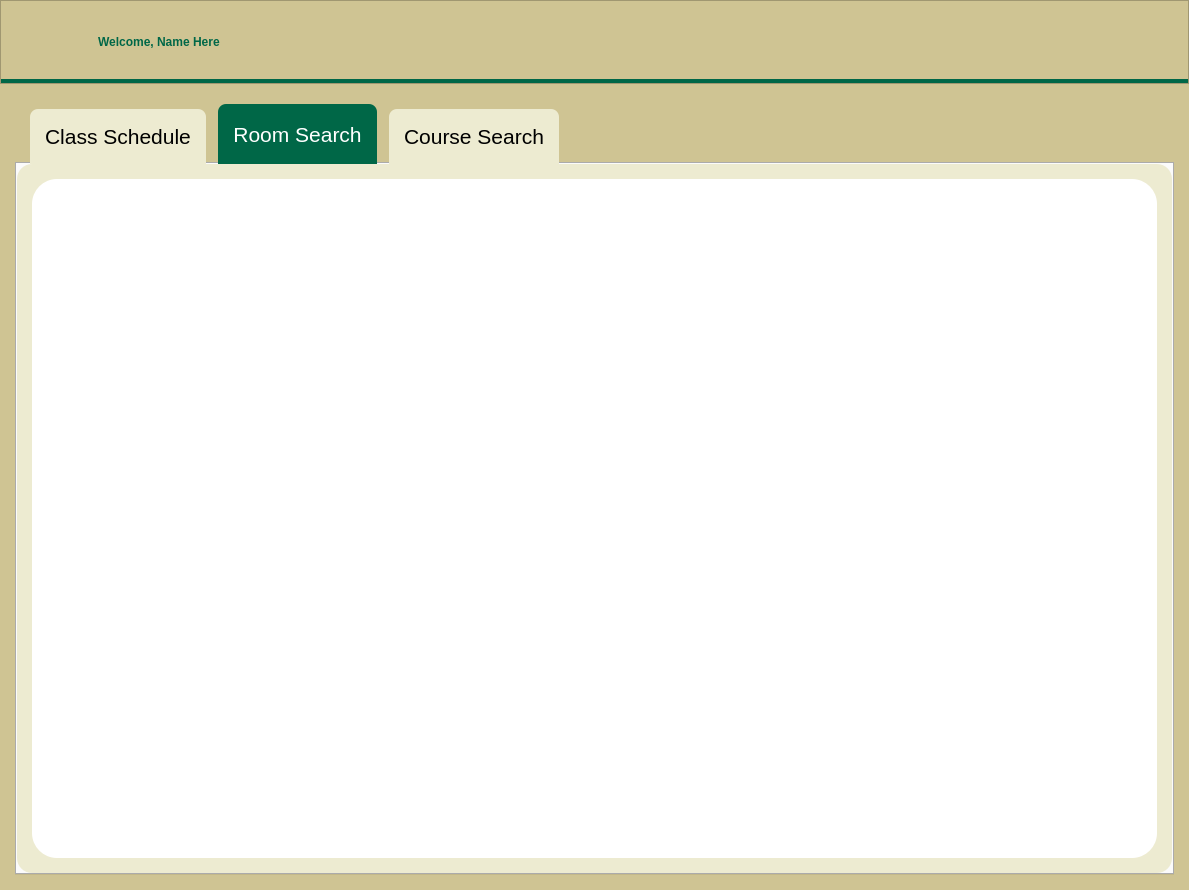
<?xml version="1.0" encoding="UTF-8"?>
<ui version="4.0">
 <class>ProfessorDisplay</class>
 <widget class="QWidget" name="ProfessorDisplay">
  <property name="geometry">
   <rect>
    <x>0</x>
    <y>0</y>
    <width>1189</width>
    <height>890</height>
   </rect>
  </property>
  <property name="windowTitle">
   <string>Form</string>
  </property>
  <layout class="QGridLayout" name="gridLayout_ProfDisplay">
   <property name="leftMargin">
    <number>0</number>
   </property>
   <property name="topMargin">
    <number>0</number>
   </property>
   <property name="rightMargin">
    <number>0</number>
   </property>
   <property name="bottomMargin">
    <number>0</number>
   </property>
   <property name="spacing">
    <number>0</number>
   </property>
   <item row="0" column="0">
    <widget class="QFrame" name="frame_Header">
     <property name="sizePolicy">
      <sizepolicy hsizetype="Preferred" vsizetype="Preferred">
       <horstretch>0</horstretch>
       <verstretch>0</verstretch>
      </sizepolicy>
     </property>
     <property name="minimumSize">
      <size>
       <width>0</width>
       <height>64</height>
      </size>
     </property>
     <property name="styleSheet">
      <string notr="true">QFrame#frame_Header {
	background-color: #CFC493;
	border-bottom: 5px Solid #006747;
}</string>
     </property>
     <property name="frameShape">
      <enum>QFrame::Shape::StyledPanel</enum>
     </property>
     <property name="frameShadow">
      <enum>QFrame::Shadow::Raised</enum>
     </property>
     <layout class="QHBoxLayout" name="horizontalLayout">
      <item>
       <widget class="QFrame" name="frame_Logo">
        <property name="sizePolicy">
         <sizepolicy hsizetype="Preferred" vsizetype="Preferred">
          <horstretch>0</horstretch>
          <verstretch>0</verstretch>
         </sizepolicy>
        </property>
        <property name="minimumSize">
         <size>
          <width>64</width>
          <height>64</height>
         </size>
        </property>
        <property name="maximumSize">
         <size>
          <width>64</width>
          <height>64</height>
         </size>
        </property>
        <property name="styleSheet">
         <string notr="true">QFrame#frame_Logo {
	image: url(:/assets/usflogo.svg);
}</string>
        </property>
        <property name="frameShape">
         <enum>QFrame::Shape::NoFrame</enum>
        </property>
        <property name="frameShadow">
         <enum>QFrame::Shadow::Plain</enum>
        </property>
        <property name="lineWidth">
         <number>0</number>
        </property>
       </widget>
      </item>
      <item>
       <widget class="QLabel" name="label_WelcomeHeader">
        <property name="styleSheet">
         <string notr="true">QLabel#label_WelcomeHeader {
	margin-left: 15px;
	font: 28pt 'Inter-VariableFont_opsz,wght';
	color: #006747;
	font-weight: bold;
}</string>
        </property>
        <property name="text">
         <string>Welcome, Name Here</string>
        </property>
       </widget>
      </item>
      <item>
       <spacer name="horizontalSpacer">
        <property name="orientation">
         <enum>Qt::Orientation::Horizontal</enum>
        </property>
        <property name="sizeHint" stdset="0">
         <size>
          <width>40</width>
          <height>20</height>
         </size>
        </property>
       </spacer>
      </item>
     </layout>
    </widget>
   </item>
   <item row="1" column="0">
    <widget class="QWidget" name="CentralWidget" native="true">
     <property name="styleSheet">
      <string notr="true">QWidget#CentralWidget {
       background-color: #CFC493;
}</string>
     </property>
     <layout class="QGridLayout" name="gridLayout">
      <property name="sizeConstraint">
       <enum>QLayout::SizeConstraint::SetMinimumSize</enum>
      </property>
      <property name="leftMargin">
       <number>15</number>
      </property>
      <property name="topMargin">
       <number>15</number>
      </property>
      <property name="rightMargin">
       <number>15</number>
      </property>
      <property name="bottomMargin">
       <number>15</number>
      </property>
      <property name="spacing">
       <number>0</number>
      </property>
      <item row="0" column="0">
       <widget class="QTabWidget" name="tabWidget">
        <property name="font">
         <font>
          <pointsize>16</pointsize>
         </font>
        </property>
        <property name="styleSheet">
         <string notr="true">
                            QTabWidget::tab-bar {
                            left: 15px;
							background-color: #CFC493;
                            }

                            QTabBar::tab {
                            background-color: #EDEBD1;
                            color: black;
                            border-top-left-radius: 8px;
                            border-top-right-radius: 8px;
                            margin-right: 12px;
							margin-top: 5px;
                            padding: 15px;
                            }

                            QTabBar::tab:selected, QTabBar::tab:hover {
                            background-color: #006747;
                            color: white;
                            }

                            QTabBar::tab:selected {
                            border-color: #9B9B9B;
                            border-bottom-color: #006747; 
                            color: white;
                            }

                            QTabBar::tab:!selected {
                            margin-top: 10px; 
                            }

                            QTabBar::tab:last {
                            margin-right: 0px;
                            }
                        </string>
        </property>
        <property name="currentIndex">
         <number>1</number>
        </property>
        <property name="elideMode">
         <enum>Qt::TextElideMode::ElideMiddle</enum>
        </property>
        <widget class="QWidget" name="tab_ClassSchedule">
         <property name="styleSheet">
          <string notr="true">  QWidget#tab_ClassSchedule {
                                        background-color: #EDEBD1;
                                        border-radius: 15px;
                                    }</string>
         </property>
         <attribute name="title">
          <string>Class Schedule</string>
         </attribute>
         <layout class="QGridLayout" name="gridLayout_ClassSchedule">
          <property name="leftMargin">
           <number>15</number>
          </property>
          <property name="topMargin">
           <number>15</number>
          </property>
          <property name="rightMargin">
           <number>15</number>
          </property>
          <property name="bottomMargin">
           <number>15</number>
          </property>
          <item row="0" column="0">
           <widget class="QWidget" name="widget_ClassSchedule" native="true">
            <property name="sizePolicy">
             <sizepolicy hsizetype="Expanding" vsizetype="Expanding">
              <horstretch>0</horstretch>
              <verstretch>0</verstretch>
             </sizepolicy>
            </property>
            <property name="styleSheet">
             <string notr="true">  QWidget#widget_ClassSchedule {
                                                    background-color: white;
                                                    border-radius: 25px;
                                                }</string>
            </property>
            <layout class="QGridLayout" name="gridLayout_5"/>
           </widget>
          </item>
         </layout>
        </widget>
        <widget class="QWidget" name="tab_RoomSearch">
         <property name="styleSheet">
          <string notr="true"> QWidget#tab_RoomSearch {
                                        background-color: #EDEBD1;
                                        border-radius: 15px;
                                    }</string>
         </property>
         <attribute name="title">
          <string>Room Search</string>
         </attribute>
         <layout class="QGridLayout" name="gridLayout_RoomSearch">
          <property name="leftMargin">
           <number>15</number>
          </property>
          <property name="topMargin">
           <number>15</number>
          </property>
          <property name="rightMargin">
           <number>15</number>
          </property>
          <property name="bottomMargin">
           <number>15</number>
          </property>
          <property name="spacing">
           <number>6</number>
          </property>
          <item row="0" column="0">
           <widget class="QWidget" name="widget_RoomSearch" native="true">
            <property name="sizePolicy">
             <sizepolicy hsizetype="Expanding" vsizetype="Expanding">
              <horstretch>0</horstretch>
              <verstretch>0</verstretch>
             </sizepolicy>
            </property>
            <property name="styleSheet">
             <string notr="true">              QWidget#widget_RoomSearch {
                                                    background-color: white;
                                                    border-radius: 25px;
                                                }
                                            </string>
            </property>
            <layout class="QGridLayout" name="gridLayout_7"/>
           </widget>
          </item>
         </layout>
        </widget>
        <widget class="QWidget" name="tab_CourseSearch">
         <property name="styleSheet">
          <string notr="true">  QWidget#tab_CourseSearch {
                                        background-color: #EDEBD1;
                                        border-radius: 15px;
                                    }</string>
         </property>
         <attribute name="title">
          <string>Course Search</string>
         </attribute>
         <layout class="QGridLayout" name="gridLayout_CourseSearch">
          <property name="leftMargin">
           <number>15</number>
          </property>
          <property name="topMargin">
           <number>15</number>
          </property>
          <property name="rightMargin">
           <number>15</number>
          </property>
          <property name="bottomMargin">
           <number>15</number>
          </property>
          <item row="0" column="0">
           <widget class="QWidget" name="widget_CourseSearch" native="true">
            <property name="styleSheet">
             <string notr="true">QWidget#widget_CourseSearch {
                                                    background-color: white;
                                                    border-radius: 25px;
                                                }</string>
            </property>
            <layout class="QGridLayout" name="gridLayout_6"/>
           </widget>
          </item>
         </layout>
        </widget>
       </widget>
      </item>
     </layout>
    </widget>
   </item>
  </layout>
 </widget>
 <resources/>
 <connections/>
</ui>
